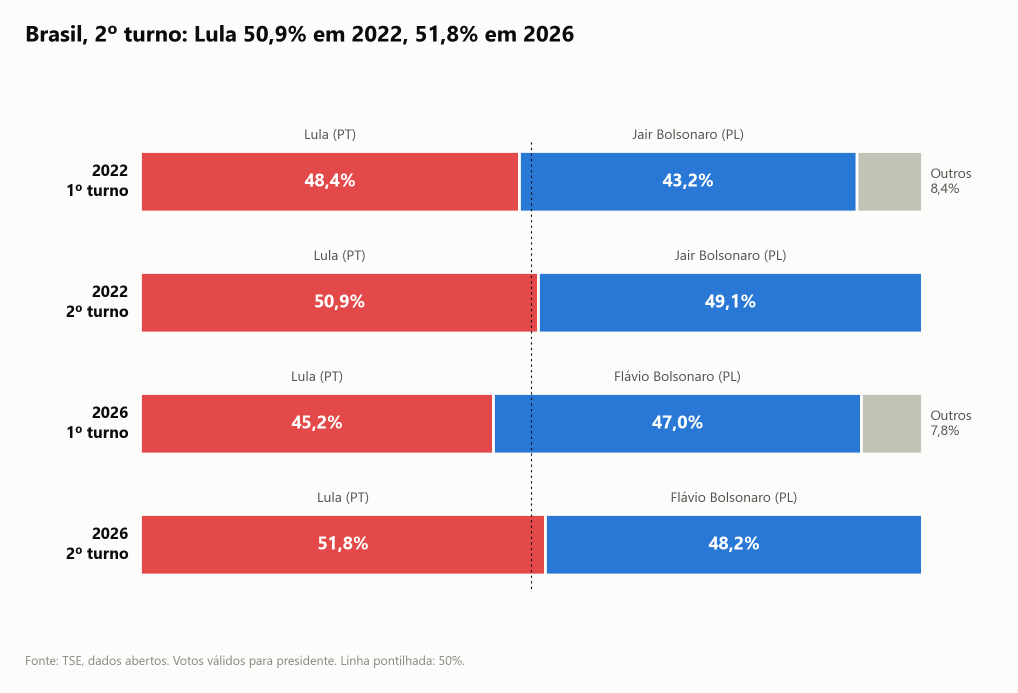
#> input picture docs/img/01_national_result.png, 2036 x 1386 px (shown at 1/2 size); its folder holds 8 pictures in this run
$ python gerar_carrossel.py ../../docs/img/06_go_turnos_mapas.png
#> lines starting #> are read from the running program, lines starting #| are printed output that depends on the picture
"""Monta o carrossel do LinkedIn (PDF 4:5) com os gráficos 01 a 05 de docs/img (ou docs/en/img, em inglês).

Uso (na pasta 2º TURNO):
    .venv\\Scripts\\python.exe "publication/Carrocel Painel 2 Linkedin/gerar_carrossel.py"            (português)
    .venv\\Scripts\\python.exe "publication/Carrocel Painel 2 Linkedin/gerar_carrossel.py" --lang en  (inglês)

Segue o estilo dos cartões de src/build_charts.py (cores, fonte Segoe UI, cabeçalho e rodapé).
Os números dos textos foram conferidos em Data/processed em 29/10/2026.
"""
import sys
from pathlib import Path
from PIL import Image, ImageDraw, ImageFont

HERE = Path(__file__).resolve().parent
LANG = "en" if "--lang" in sys.argv and sys.argv[sys.argv.index("--lang") + 1] == "en" else "pt"
IMG = HERE.parents[1] / "docs" / ("en" if LANG == "en" else "") / "img"   # os gráficos saem de build_charts.py
S = 2                                   # desenha em 2x para o zoom no LinkedIn ficar nítido
W, H = 1080 * S, 1350 * S
M = 86 * S                              # margem lateral, a mesma dos cartões
INK, INK_2, MUTED, BAR, SURFACE = "#0b0b0b", "#52514e", "#898781", "#c3c2b7", "#fcfcfb"
FONTS = "C:/Windows/Fonts/"
H_22X26 = "BRAZIL · PRESIDENT · 2022 vs 2026" if LANG == "en" else "BRASIL · PRESIDENTE · 2022 x 2026"
H_TURNOS = "BRAZIL · PRESIDENT 2026 · FIRST ROUND vs RUNOFF" if LANG == "en" else "BRASIL · PRESIDENTE 2026 · 1º x 2º TURNO"
SOURCE = "Source: TSE" if LANG == "en" else "Fonte: TSE"


def font(size, bold=False):
    return ImageFont.truetype(FONTS + ("segoeuib.ttf" if bold else "segoeui.ttf"), size * S)


def wrap(d, text, f, width):
    lines, line = [], ""
    for word in text.split():
        test = (line + " " + word).strip()
        if d.textlength(test, font=f) <= width:
            line = test
        else:
            lines.append(line); line = word
    return lines + [line]


def paragraph(d, y, text, f, fill, gap=1.3):
    for line in wrap(d, text, f, W - 2 * M):
        d.text((M, y), line, font=f, fill=fill)
        y += int(f.size * gap)
    return y


def frame(header, i, n):
    im = Image.new("RGB", (W, H), SURFACE); d = ImageDraw.Draw(im)
    d.rectangle([M, 138 * S, M + 131 * S, 152 * S], fill=BAR)
    d.text((M, 190 * S), header, font=font(26, True), fill=INK_2)
    d.text((M, H - 92 * S), f"{i}/{n} · {SOURCE} · dadosabertos.tse.jus.br", font=font(22), fill=MUTED)
    return im, d


def chart_slide(img, header, note, i, n):
    im, d = frame(header, i, n)
    top, bottom = 262 * S, H - 130 * S
    f = font(30)
    note_h = len(wrap(d, note, f, W - 2 * M)) * int(f.size * 1.3) + 40 * S if note else 0
    chart = Image.open(IMG / img).convert("RGB")
    scale = min((W - 2 * M + 60 * S) / chart.width, (bottom - top - note_h) / chart.height)
    chart = chart.resize((round(chart.width * scale), round(chart.height * scale)), Image.LANCZOS)
    y = top + (bottom - top - chart.height - note_h) // 2      # centraliza o bloco na vertical
    im.paste(chart, ((W - chart.width) // 2, y))
    if note:
        paragraph(d, y + chart.height + 40 * S, note, f, INK_2)
    return im


def text_slide(header, big, body, i, n, extra=()):
    blocks = [(big, font(66, True), INK, 1.18, 0), (body, font(34), INK_2, 1.3, 50 * S)]
    blocks += [(text, f, fill, 1.3, 36 * S) for text, f, fill in extra]
    im, d = frame(header, i, n)
    height = sum(gap + len(wrap(d, t, f, W - 2 * M)) * int(f.size * g) for t, f, _, g, gap in blocks)
    y = 262 * S + (H - 130 * S - 262 * S - height) // 2        # centraliza o texto na vertical
    for text, f, fill, g, gap in blocks:
        y = paragraph(d, y + gap, text, f, fill, g)
    return im


TEXT = {
    "pt": {
        "cover": ("Flávio Bolsonaro liderou o 1º turno. Lula venceu o 2º.",
                  "No 1º turno de 2026, Flávio teve 47,0% dos votos válidos e Lula, 45,2%. No 2º, Lula ficou com 51,8%. "
                  "Em 5 gráficos: o que mudou desde 2022 e o que mudou entre os turnos, estado por estado."),
        "01": "Lula venceu os dois 2º turnos: contra Jair Bolsonaro em 2022 e contra Flávio Bolsonaro, filho de Jair, em 2026.",
        "02": "O placar nos estados ficou igual: Lula 13, Bolsonaro 14. Só dois trocaram de lado: "
              "o Amapá passou para Lula e o Tocantins, para Bolsonaro.",
        "03": "Maior alta: Distrito Federal, +4,5 pontos. Maior queda: Tocantins, −2,7 pontos.",
        "04": "Só Minas Gerais trocou de lado entre os turnos: Flávio Bolsonaro liderava no 1º, Lula venceu no 2º.",
        "05": "Do 1º para o 2º turno, a diferença ficou mais favorável a Lula em todos os 27 estados e no exterior.",
        "end": ("Confira o seu estado.",
                "Mapas e tabelas com os números de cada estado, feitos com os dados abertos do TSE. "
                "O link está no texto da publicação.",
                "Os números mostram onde o voto mudou, não quem mudou de voto. "
                "Totais conferidos com o relatório oficial de totalização do TSE."),
        "files": ("carrossel", "carrossel_painel_2_linkedin.pdf"),
    },
    "en": {
        "cover": ("Flávio Bolsonaro led the first round. Lula won the runoff.",
                  "In Brazil's 2026 first round, Flávio got 47.0% of the valid votes and Lula 45.2%. In the runoff, "
                  "Lula got 51.8%. In 5 charts: what changed since 2022 and between the rounds, state by state."),
        "01": "Lula won both runoffs: against Jair Bolsonaro in 2022 and against his son, Flávio Bolsonaro, in 2026.",
        "02": "The state count stayed the same: Lula 13, Bolsonaro 14. Only two states switched: "
              "Amapá went to Lula and Tocantins to Bolsonaro.",
        "03": "Biggest gain: the Federal District (Brasília), +4.5 points. Biggest drop: Tocantins, −2.7 points.",
        "04": "Only Minas Gerais switched sides between the rounds: Flávio Bolsonaro led the first round, Lula won the runoff.",
        "05": "From the first round to the runoff, the gap moved toward Lula in all 27 states and abroad.",
        "end": ("Check your state.",
                "Maps and tables with the numbers for every state, built from the TSE's open data. "
                "The link is in the post.",
                "The numbers show where the vote shifted, not who changed their vote. "
                "Totals checked against the TSE's official count report."),
        "files": ("carousel_en", "carousel_panel_2_linkedin_en.pdf"),
    },
}[LANG]

slides = [
    lambda i, n: text_slide(H_22X26, *TEXT["cover"], i, n),
    lambda i, n: chart_slide("01_national_result.png", H_22X26, TEXT["01"], i, n),
    lambda i, n: chart_slide("02_state_maps.png", H_22X26, TEXT["02"], i, n),
    lambda i, n: chart_slide("03_states_shift.png", H_22X26, TEXT["03"], i, n),
    lambda i, n: chart_slide("04_br_turnos_mapas.png", H_TURNOS, TEXT["04"], i, n),
    lambda i, n: chart_slide("05_br_turnos_estados.png", H_TURNOS, TEXT["05"], i, n),
    lambda i, n: text_slide(H_22X26, *TEXT["end"][:2], i, n, extra=[(TEXT["end"][2], font(28), MUTED)]),
]
#> in text_slide, `height = sum(gap + len(wrap(d, t, f, W - 2 * M)) * int(f.size * g) for..`: height = 762
#> in text_slide, `y = 262 * S + (H - 130 * S - 262 * S - height) // 2`: y = 1101
#> the loop in text_slide, `for text, f, fill, g, gap in blocks:` made 2 passes
#> y on passes 1 to 2: 1411, 1863
#> in chart_slide, `note_h = len(wrap(d, note, f, W - 2 * M)) * int(f.size * 1.3) + 40 * S..`: note_h = 236
#> in chart_slide, `scale = min((W - 2 * M + 60 * S) / chart.width, (bottom - top - note_h..`: scale = 0.951
#> in chart_slide, `chart = chart.resize((round(chart.width * scale), round(chart.height *..`:
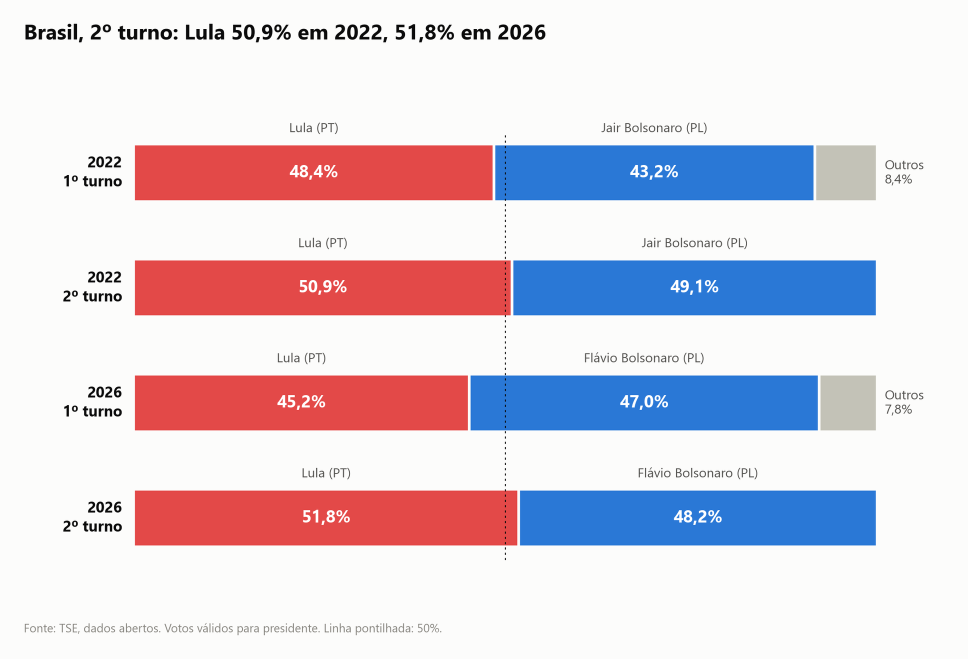
#> chart: PIL image 1936x1318 RGB (shown at 1/2 size); mean R, G, B 221.2, 211.4, 221.4
#> in chart_slide, `y = top + (bottom - top - chart.height - note_h) // 2`: y = 705
#> in chart_slide, `im.paste(chart, ((W - chart.width) // 2, y))`:
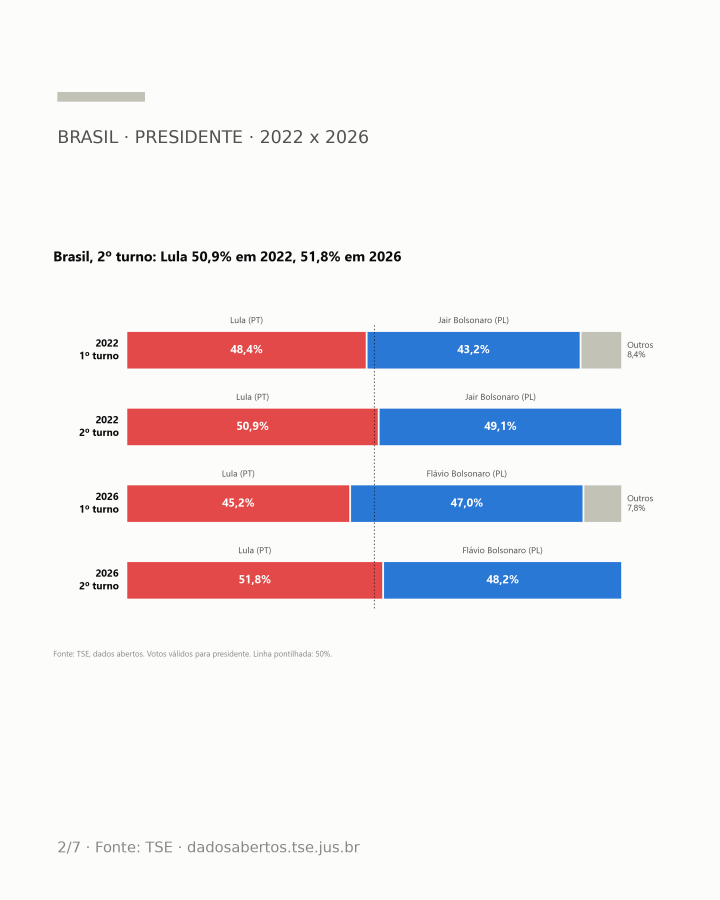
#> im: PIL image 2160x2700 RGB (shown at 1/3 size); mean R, G, B 238, 233.7, 237.5
#> call 2 of chart_slide, with img = '02_state_maps.png', header = 'BRASIL · PRESIDENTE · 2022 x 2026', i = 3, n = 7
#> in chart_slide (call 2), `note_h = len(wrap(d, note, f, W - 2 * M)) * int(f.size * 1.3) + 40 * S..`: note_h = 314
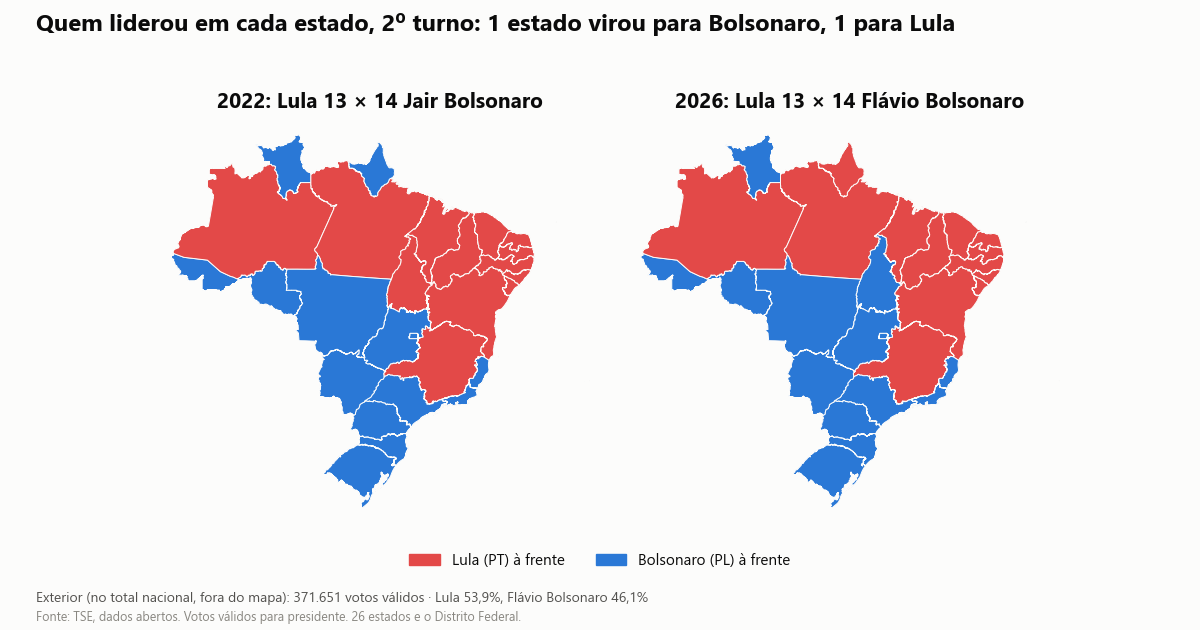
#> input picture docs/img/02_state_maps.png, 1200 x 630 px
#> in chart_slide (call 2), `scale = min((W - 2 * M + 60 * S) / chart.width, (bottom - top - note_h..`: scale = 1.61
#> in chart_slide (call 2), `y = top + (bottom - top - chart.height - note_h) // 2`: y = 817
#> in chart_slide (call 2), `im.paste(chart, ((W - chart.width) // 2, y))`:
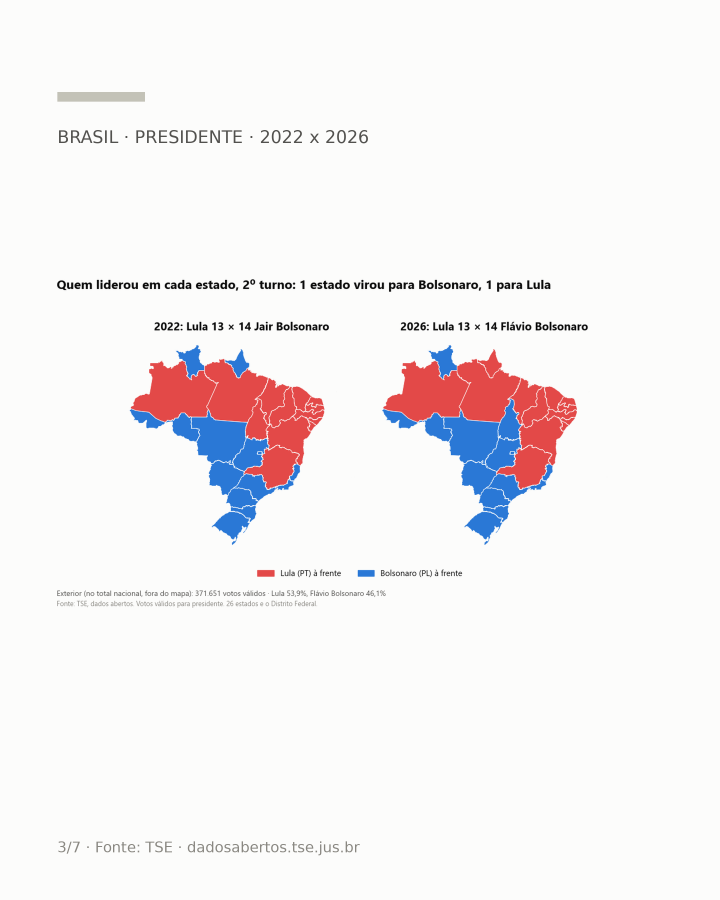
#> im: PIL image 2160x2700 RGB (shown at 1/3 size); mean R, G, B 245, 241.7, 242.7
#> call 3 of chart_slide, with img = '03_states_shift.png', header = 'BRASIL · PRESIDENTE · 2022 x 2026', i = 4, n = 7
#> in chart_slide (call 3), `note_h = len(wrap(d, note, f, W - 2 * M)) * int(f.size * 1.3) + 40 * S..`: note_h = 236
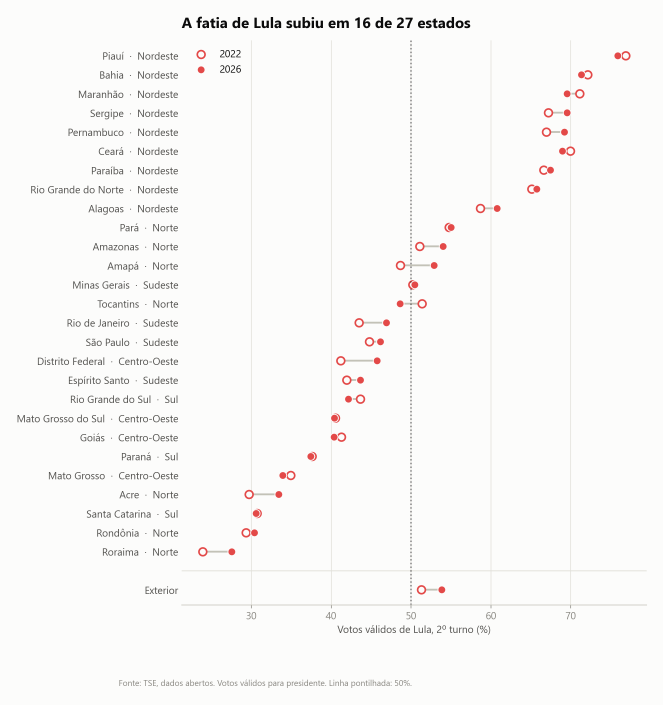
#> input picture docs/img/03_states_shift.png, 1989 x 2113 px (shown at 1/3 size)
#> in chart_slide (call 3), `scale = min((W - 2 * M + 60 * S) / chart.width, (bottom - top - note_h..`: scale = 0.795
#> in chart_slide (call 3), `y = top + (bottom - top - chart.height - note_h) // 2`: y = 524
#> call 4 of chart_slide, with img = '04_br_turnos_mapas.png', header = 'BRASIL · PRESIDENTE 2026 · 1º x 2º TURNO', i = 5, n = 7
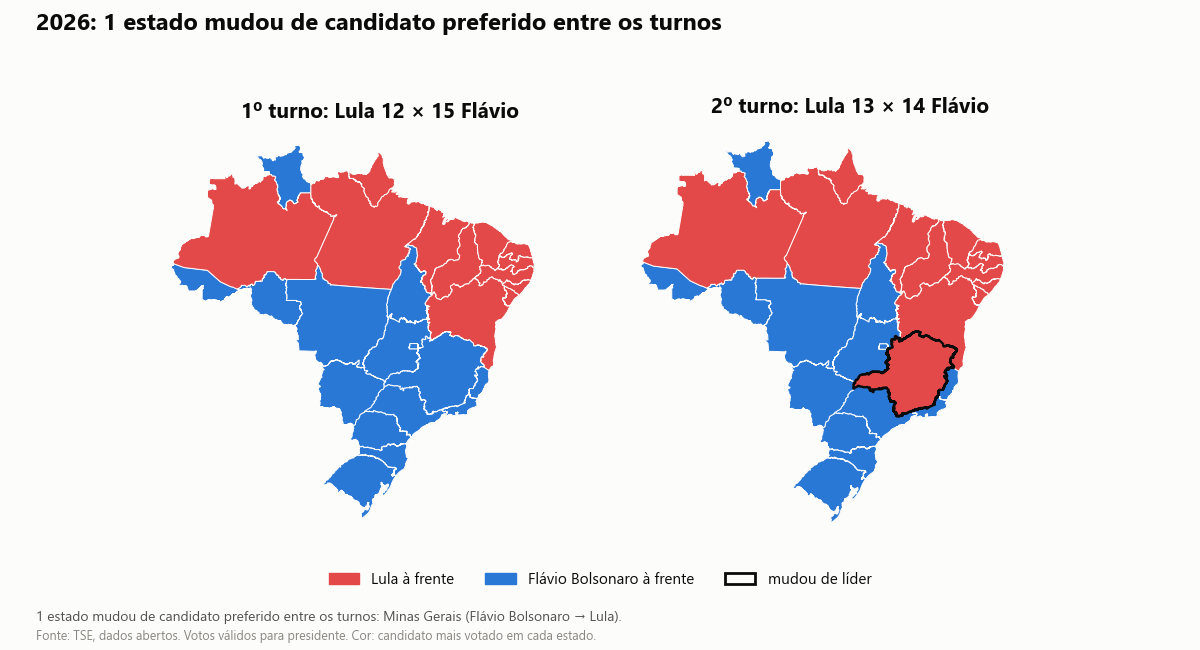
#> input picture docs/img/04_br_turnos_mapas.png, 1200 x 650 px
#> in chart_slide (call 4), `scale = min((W - 2 * M + 60 * S) / chart.width, (bottom - top - note_h..`: scale = 1.61
#> in chart_slide (call 4), `y = top + (bottom - top - chart.height - note_h) // 2`: y = 839
#> in chart_slide (call 4), `im.paste(chart, ((W - chart.width) // 2, y))`:
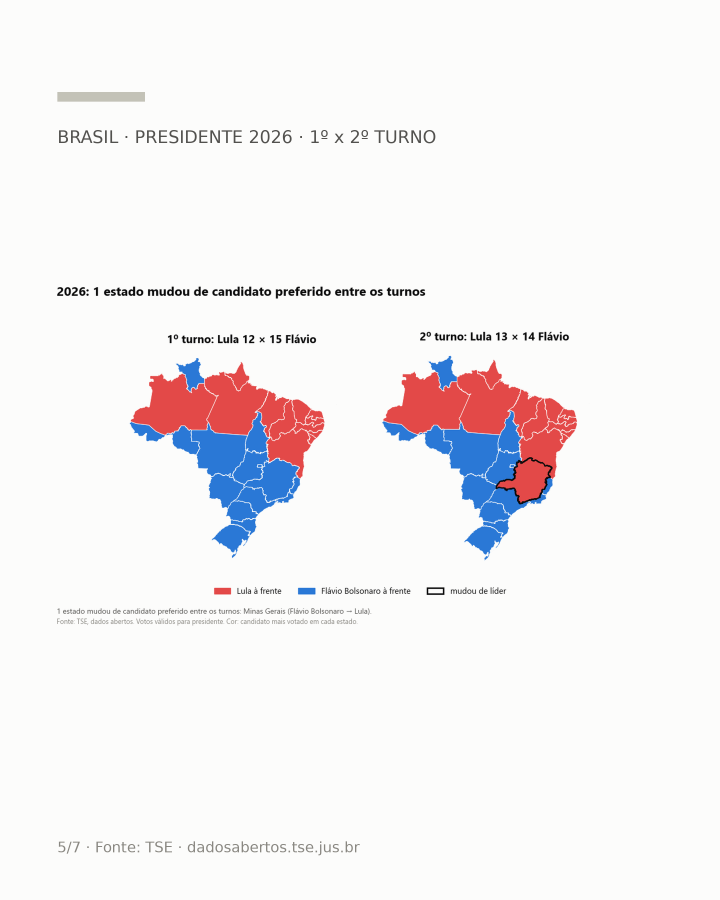
#> im: PIL image 2160x2700 RGB (shown at 1/3 size); mean R, G, B 244.5, 241.8, 243

n = len(slides)
#> (the run stopped early here; a loop or call above may not have finished)
